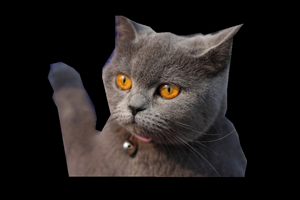
%> input picture Pictures for test/2/图片1.jpg, 300 x 200 px
$ octave oushijuli.m   (GNU Octave 9; MATLAB toolbox functions it lacks are replaced by stand-ins)
%> lines starting %> are read from the running program, lines starting %| are printed output that depends on the picture
%> further down, X1 is the input picture: size 200x300x3 uint8; mean R, G, B 34.5, 30.3, 29.1
### SourceCode/f_GetColorMoment.m
function [output] = f_GetColorMoment(X)
    R = X(:,:,1);%分别定义R、G、B的颜色矩阵（三维数组，可以用x、y、z轴来说明，每个轴上有三个值。R=X(:,:,1)表示x、y轴取所有情况，即z轴取第一个值时的结果，因此是3*3的二维数组。）
    G = X(:,:,2);
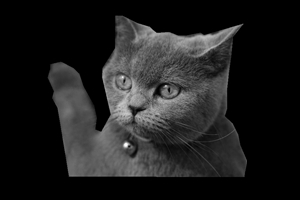
%> G: size 200x300 uint8; min 0, max 255, mean 30.3
    B = X(:,:,3);
    [m n] = size(R);%将矩阵R的行数返回到第一个输出变量m，将矩阵的列数返回到第二个输出变量n
%> m = 200; n = 300
    N = m*n;                %像素总个数
%> N = 60000
 %-----------------------------------------------------------------------------------------
Ur = sum(sum(R)) / N;       %一阶R矩阵：均值(其中一次sum为对矩阵内元素按列求和，两次sum即可对矩阵内全部元素求和)
%> Ur = 34.53
 R1 = R - Ur;                          %R中每个元素均减Ur
 R2 = R1.*R1;                        %R2= R1^2
 Qr = (sum(sum(R2))/N)^(1/2);  %二阶R矩阵：标准差
%> Qr = 8.97
  R3 = R1.*R2;                        %R3 = R1^3
  Sr = (sum(sum(R3))/N)^(1/3);    %三阶R矩阵：颜色偏度
%> Sr = 4.4
%-----------------------------------------------------------------------------------------
  Ug = sum(sum(G)) / N;
%> Ug = 30.34
    R1 = G - Ug;
   R2 = R1.*R1;
   Qg = (sum(sum(R2))/N)^(1/2);
%> Qg = 9.06
   R3 = R1.*R2;
   Sg = (sum(sum(R3))/N)^(1/3)
%> Sg = 4.43
 %-----------------------------------------------------------------------------------------
  Ub = sum(sum(B)) / N;
%> Ub = 29.06
 R1 = G - Ub;
 R2 = R1.*R1;
 Qb = (sum(sum(R2))/N)^(1/2);
%> Qb = 9.11
  R3 = R1.*R2;
  Sb = (sum(sum(R3))/N)^(1/3);
%> Sb = 4.45
  %-----------------------------------------------------------------------------------------
    output = [Ur Qr Sr Ug Qg Sg Ub Qb Sb];  %输出RGB彩色图像特征向量
%> output = [34.53 8.97 4.4 30.34 9.06 4.43 29.06 9.11 4.45]
end

### SourceCode/oushijuli.m
X1 = imread('图片1.jpg'); %读取图片1
k1 = f_GetColorMoment(X1) %调用RGB彩色图像特征向量函数
%> k1 = [34.53 8.97 4.4 30.34 9.06 4.43 29.06 9.11 4.45]
X2 = imread('图片2.jpg');
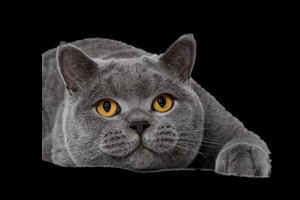
%> input picture Pictures for test/2/图片2.jpg, 300 x 200 px
%> X2 is the input picture: size 200x300x3 uint8; mean R, G, B 35.7, 34.2, 33.8
k2 = f_GetColorMoment(X2)
%> in f_GetColorMoment (call 2), `Ur = sum(sum(R)) / N;`: Ur = 35.71
%> in f_GetColorMoment (call 2), `Qr = (sum(sum(R2))/N)^(1/2);`: Qr = 9.54
%> in f_GetColorMoment (call 2), `R3 = R1.*R2;`:
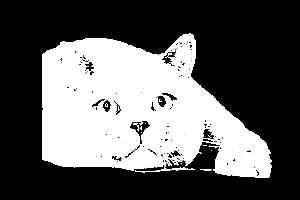
%> R3: size 200x300 uint8; min 0, max 255, mean 94
%> in f_GetColorMoment (call 2), `Sr = (sum(sum(R3))/N)^(1/3);`: Sr = 4.55
%> in f_GetColorMoment (call 2), `Ug = sum(sum(G)) / N;`: Ug = 34.22
%> in f_GetColorMoment (call 2), `Qg = (sum(sum(R2))/N)^(1/2);`: Qg = 9.45
%> in f_GetColorMoment (call 2), `Sg = (sum(sum(R3))/N)^(1/3)`: Sg = 4.52
%> in f_GetColorMoment (call 2), `Ub = sum(sum(B)) / N;`: Ub = 33.76
%> in f_GetColorMoment (call 2), `Qb = (sum(sum(R2))/N)^(1/2);`: Qb = 9.45
%> in f_GetColorMoment (call 2), `Sb = (sum(sum(R3))/N)^(1/3);`: Sb = 4.52
%> in f_GetColorMoment (call 2), `output = [Ur Qr Sr Ug Qg Sg Ub Qb Sb];`: output = [35.71 9.54 4.55 34.22 9.45 4.52 33.76 9.45 4.52]
%> k2 = [35.71 9.54 4.55 34.22 9.45 4.52 33.76 9.45 4.52]
X3 = imread('图片3.jpg');
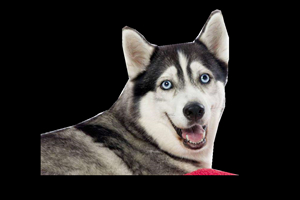
%> input picture Pictures for test/2/图片3.jpg, 300 x 200 px
%> X3 is the input picture: size 200x300x3 uint8; mean R, G, B 41, 38.1, 36.5
k3 = f_GetColorMoment(X3)
%> in f_GetColorMoment (call 3), `B = X(:,:,3);`:
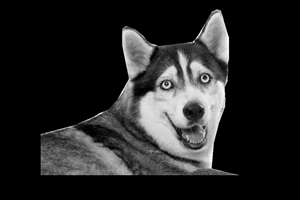
%> B: size 200x300 uint8; min 0, max 255, mean 36.5
%> in f_GetColorMoment (call 3), `Ur = sum(sum(R)) / N;`: Ur = 40.99
%> in f_GetColorMoment (call 3), `Qr = (sum(sum(R2))/N)^(1/2);`: Qr = 8.26
%> in f_GetColorMoment (call 3), `Sr = (sum(sum(R3))/N)^(1/3);`: Sr = 4.13
%> in f_GetColorMoment (call 3), `Ug = sum(sum(G)) / N;`: Ug = 38.11
%> in f_GetColorMoment (call 3), `R2 = R1.*R1;`:
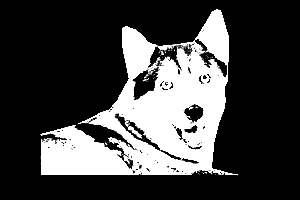
%> R2: size 200x300 uint8; min 0, max 255, mean 66.5
%> in f_GetColorMoment (call 3), `Qg = (sum(sum(R2))/N)^(1/2);`: Qg = 8.15
%> in f_GetColorMoment (call 3), `Sg = (sum(sum(R3))/N)^(1/3)`: Sg = 4.1
%> in f_GetColorMoment (call 3), `Ub = sum(sum(B)) / N;`: Ub = 36.47
%> in f_GetColorMoment (call 3), `Qb = (sum(sum(R2))/N)^(1/2);`: Qb = 8.21
%> in f_GetColorMoment (call 3), `R3 = R1.*R2;`:
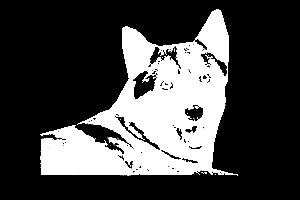
%> R3: size 200x300 uint8; min 0, max 255, mean 69.6
%> in f_GetColorMoment (call 3), `Sb = (sum(sum(R3))/N)^(1/3);`: Sb = 4.11
%> in f_GetColorMoment (call 3), `output = [Ur Qr Sr Ug Qg Sg Ub Qb Sb];`: output = [40.99 8.26 4.13 38.11 8.15 4.1 36.47 8.21 4.11]
%> k3 = [40.99 8.26 4.13 38.11 8.15 4.1 36.47 8.21 4.11]
 %-----------------------------------------------------------------------------------------
y12=norm(k1-k2)   %返回k1-k2的最大奇异值，在本题中数值越小则表示两张图片越接近
%> y12 = 6.25
y13=norm(k1-k3)
%> y13 = 12.63
y23=norm(k2-k3)
%> y23 = 7.47
